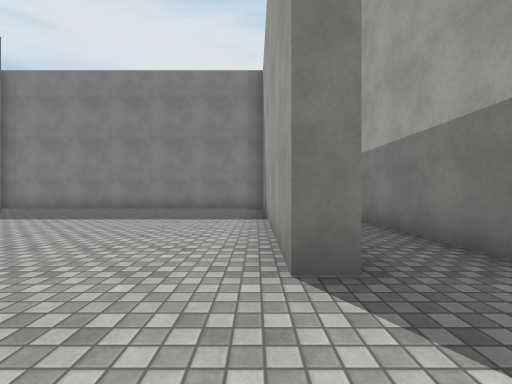
view 1 (above)

14 first-person views from a walk through a 3-D level made in the Unity game engine. The camera is 1.2 m above the floor, looks level and sees 90° across. The floor is counted in squares, 2 m on a side. Each view is taken from the middle of a square. On the plan, view 1 faces up. The plan holds only what a view shows up to about 9 squares ahead; the rest is blank. The place goes on beyond the plan. The player character is not drawn. Surface patterns are stand-ins for the level's own textures.

view 2
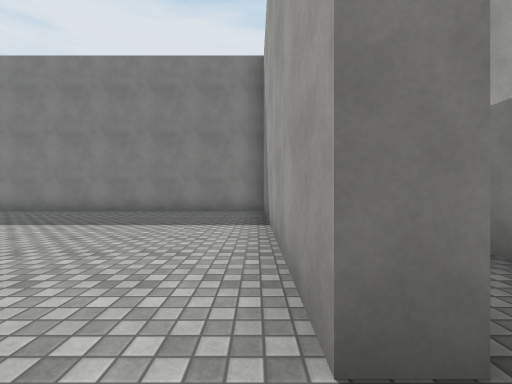

view 3
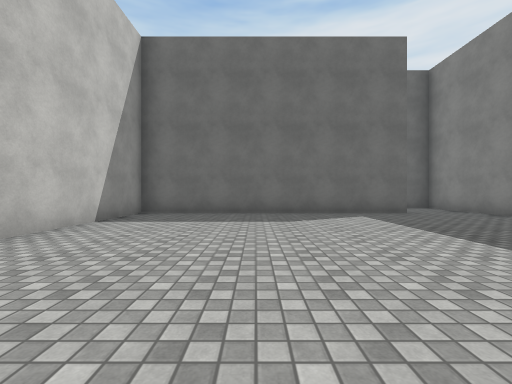

view 4
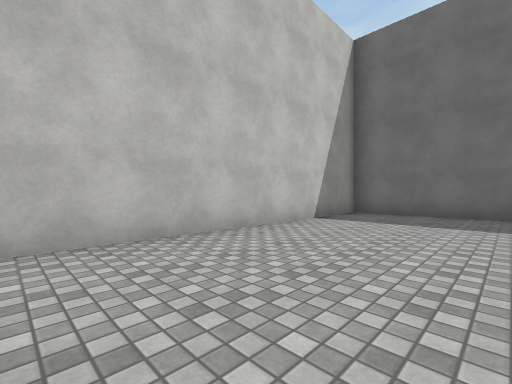

view 5
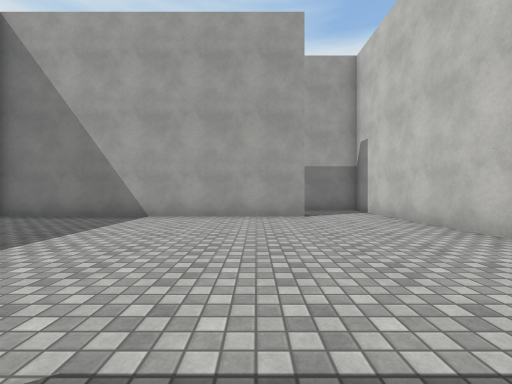

view 6
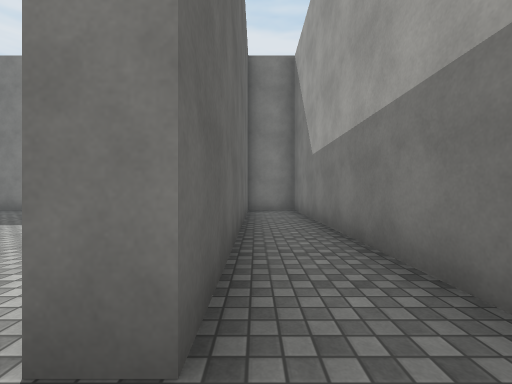

view 7
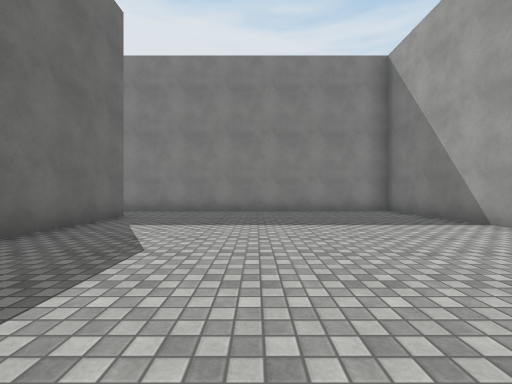

view 8
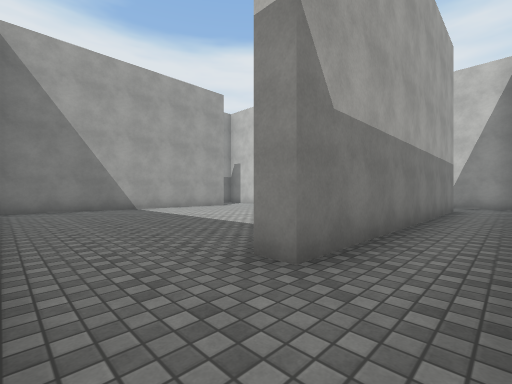

view 9
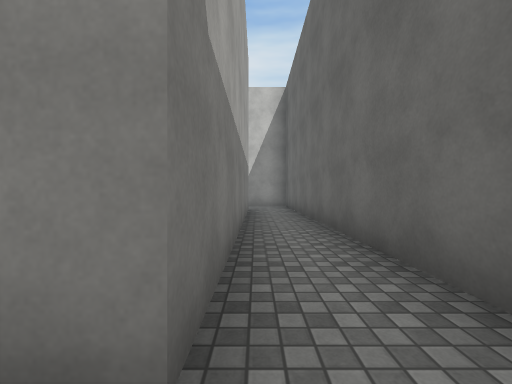

view 10
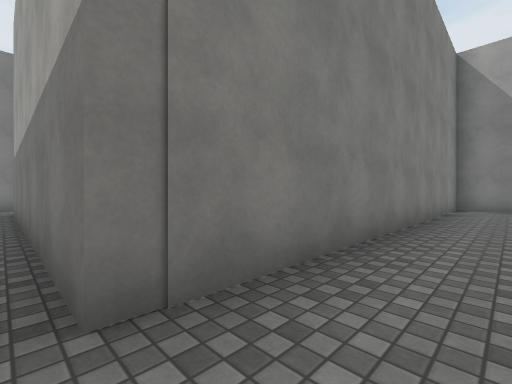

view 11
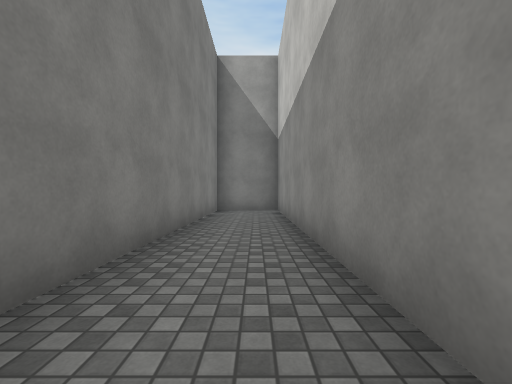

view 12
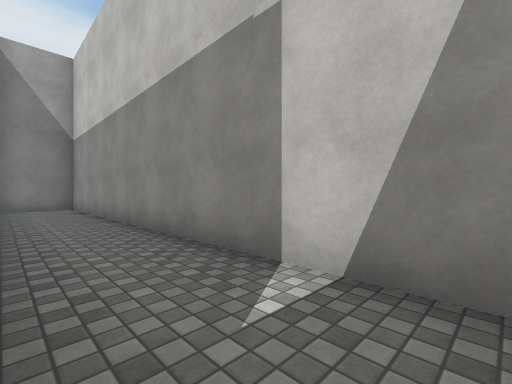

view 13
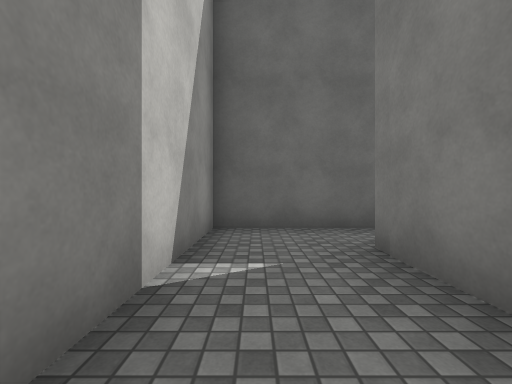

view 14
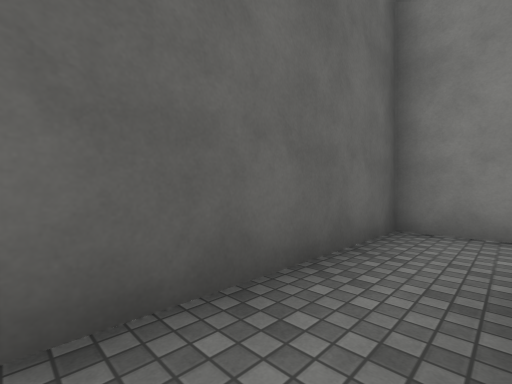

### Floor plan
Points are (right, up) in squares from view 1. A wall is a line through its corners. A room is listed if a view was taken in it or the views show most of it. See-through windows are left out.
Room 1 (views 1, 2, 3, 4, 5, 7)
walls: (-7.3, 7.3) (-7.2, -0.2) (0.6, -0.2); (0.8, 1.8) (0.3, 1.8) (0.3, 9.3) (-6.6, 9.3)
ways out: opening at (1, 0.5) to room 2; opening at (-7, 8.5) to room 3
Room 2 (view 6)
walls: (0.6, -0.2) (2.3, -0.2) (2.3, 9.3) (0.8, 9.3) (0.8, 1.8)
ways out: opening at (1, 0.5) to room 1
Room 3 (views 8, 9, 10, 11, 12, 13, 14)
walls: (-6.6, 9.3) (-9.3, 9.3) (-9.2, -2.7) (2.3, -2.7) (2.3, -0.7) (-7.8, -0.8) (-7.8, 7.3) (-7.3, 7.3)
ways out: opening at (-7, 8.5) to room 1

Where each view was taken, in squares from view 1:
view 1: 0 up, 0 right, facing up
view 2: 1 up, 0 right, facing up
view 3: 3 up, 0 right, facing left
view 4: 3 up, 0 right, facing down-left
view 5: 3 up, 6 left, facing right
view 6: 1 up, 1 right, facing up
view 7: 1 up, 4 left, facing up
view 8: 9 up, 9 left, facing down-right
view 9: 8 up, 8 left, facing down
view 10: 2 down, 8 left, facing up-right
view 11: 2 down, 6 left, facing right
view 12: 1 down, 8 left, facing down-right
view 13: 2 down, 5 left, facing left
view 14: 5 up, 8 left, facing up-left
